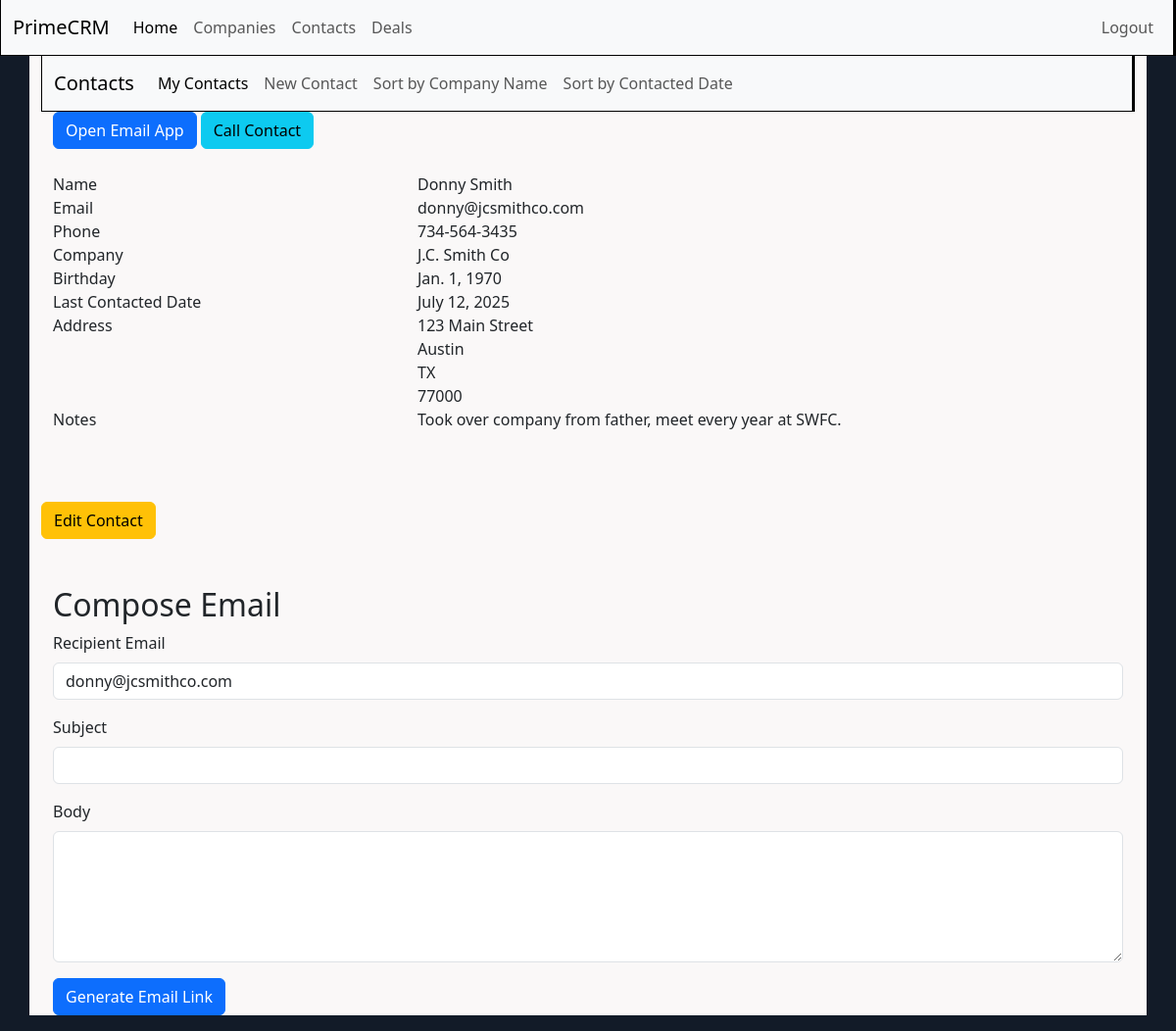
Screenshot of /crm/contacts/1/ (signed in) with the database file from the repository.
### crm/models.py (models this page shows, shortened)
class Contact(models.Model):
    firstname = models.CharField(max_length=100)
    lastname = models.CharField(max_length=100)
    phone = models.CharField(max_length=50, blank=True, null=True)
    email = models.EmailField(unique=True)
    company = models.ForeignKey(Company, on_delete=models.CASCADE)
    birthday = models.DateField(auto_now=False, auto_now_add=False)
    lastcontactdate = models.DateField(auto_now=False, auto_now_add=False)
    notes = models.TextField()
    addressLineOne = models.CharField(max_length=100, blank=True, null=True)
    city = models.CharField(max_length=50, blank=True, null=True)
    stateProv = models.CharField(max_length=50, blank=True, null=True)
    zipcode = models.CharField(max_length=20, blank=True, null=True)
    author = models.ForeignKey(User, on_delete=models.CASCADE, null=True, blank=True)

class Company(models.Model):
    name = models.CharField(max_length=100)
    industry = models.CharField(max_length=100, blank=True, null=True)
    phone = models.CharField(max_length=50, blank=True, null=True)
    notes = models.TextField()
    addressLineOne = models.CharField(max_length=100, blank=True, null=True)
    city = models.CharField(max_length=50, blank=True, null=True)
    stateProv = models.CharField(max_length=50, blank=True, null=True)
    zipcode = models.CharField(max_length=20, blank=True, null=True)
    author = models.ForeignKey(User, on_delete=models.CASCADE, null=True, blank=True)
    def __str__(self):
        return self.name

### crm/views.py (the view)
# urls.py: path("contacts/<int:pk>/", views.ContactDetail.as_view(), name = "contactdetail"),
class ContactDetail(DetailView):
    template_name = "crm/contactdetails.html"
    model = Contact
    def get_queryset(self):
        logged_user = self.request.user
        return Contact.objects.filter(author = logged_user)

### templates/crm/contactdetails.html (shortened to what this page needs)
{% extends 'base.html' %}
{% block title} {{contact.firstname}} {{contact.lastname}} {% endblock title}
{% block content %}
{% include 'crm/contactnavbar.html' %}
<div class="container">
    <a href="mailto:{{contact.email}}" class="btn btn-primary"> Open Email App </a>
    <a href="tel:{{contact.phone}}" class="btn btn-info"> Call Contact </a>
    <br><br>
  <div class="row">
    <div class="col-4"> Name  </div>
    <div class="col-8"> {{contact.firstname}} {{contact.lastname}}  </div>
    <div class="col-4"> Email  </div>
    <div class="col-8"> {{contact.email}} </div>
    <div class="col-4"> Phone  </div>
    <div class="col-8"> {{contact.phone}}  </div>
    <div class="col-4"> Company  </div>
    <div class="col-8"> {{contact.company}}  </div>
    <div class="col-4"> Birthday  </div>
    <div class="col-8"> {{contact.birthday}} </div>
    <div class="col-4"> Last Contacted Date  </div>
    <div class="col-8"> {{contact.lastcontactdate}} </div>
    <div class="col-4"> Address  </div>
    <div class="col-8"> {{contact.addressLineOne}} <br> {{contact.city}} <br> {{contact.stateProv}} <br> {{contact.zipcode}} </div>
    <div class="col-4"> Notes  </div>
    <div class="col-8"> {{contact.notes}} </div>
  </div>
</div>
    <br> <br> <br>
    <a href="{% url 'contactedit' contact.id %}" class="btn btn-warning"> Edit Contact</a>
    <div class="container mt-5">
        <h2>Compose Email </h2>
        <form id="emailForm">
            <div class="mb-3">
                <label for="recipient" class="form-label">Recipient Email</label>
                <input type="email" class="form-control" id="recipient" name="recipient" value="{{contact.email}}" required>
            </div>
            <div class="mb-3">
                <label for="subject" class="form-label">Subject</label>
                <input type="text" class="form-control" id="subject" name="subject">
            </div>
            <div class="mb-3">
                <label for="body" class="form-label">Body</label>
                <textarea class="form-control" id="body" name="body" rows="5"></textarea>
            </div>
            <button type="button" class="btn btn-primary" onclick="generateMailto()">Generate Email Link</button>
        </form>
    </div>
{% endblock content %}

### static/css/base.css (style rules this page uses)
body { background-color: #121b28 }
.container { background-color: rgb(250, 248, 248) }

### rows the page displays
Contact: firstname "Donny", lastname "Smith", email "donny@jcsmithco.com", phone "734-564-3435", company "J.C. Smith Co", birthday "Jan. 1, 1970", lastcontactdate "July 12, 2025", addressLineOne "123 Main Street", city "Austin", stateProv "TX", zipcode "77000", notes "Took over company from father, meet every year at SWFC.", recipient "donny@jcsmithco.com"
